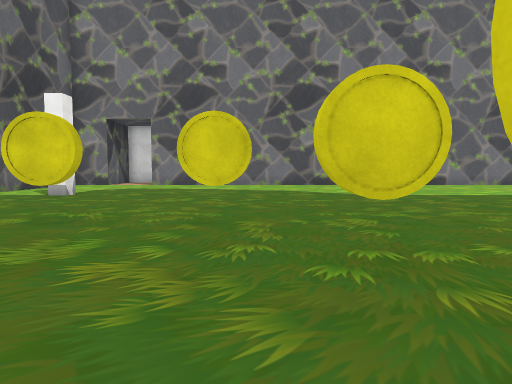
View 1 (above)

16 first-person views from a walk through a 3-D level made in the Unity game engine. The camera is 1.5 m above the floor, tilts 4° down and sees 75° across. The floor is counted in squares, 2 m on a side. Each view is taken from the middle of a square. On the plan, view 1 faces up. The plan holds only what a view shows up to about 11 squares ahead; the rest is blank. The place goes on beyond the plan. Door leaves are left out, so doorways stand open. Some surface patterns are stand-ins.

View 2
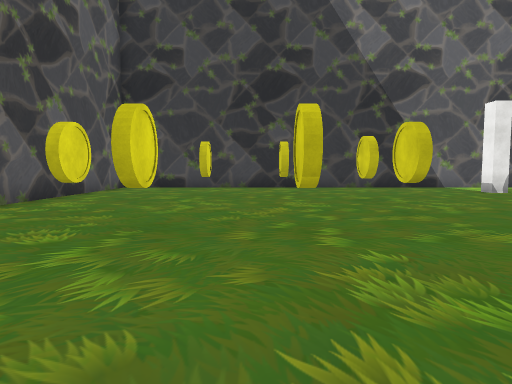

View 3
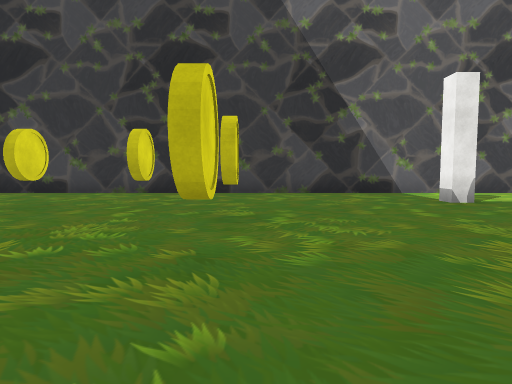

View 4
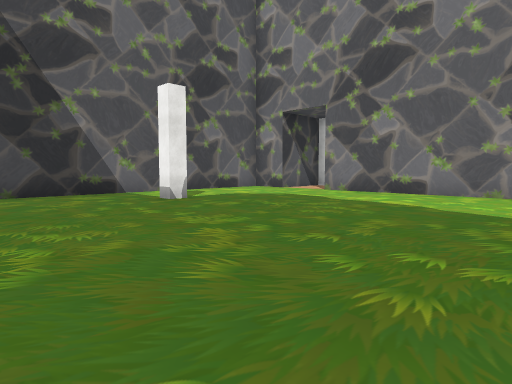

View 5
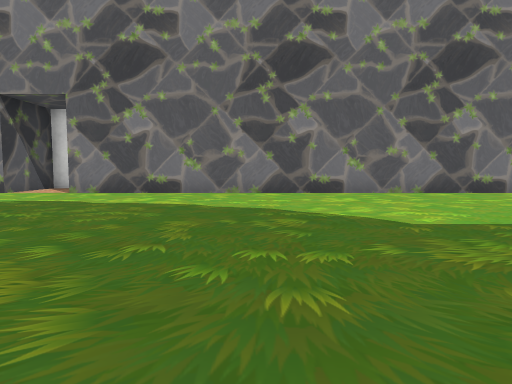

View 6
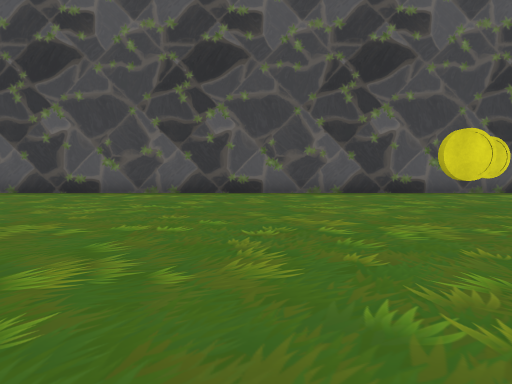

View 7
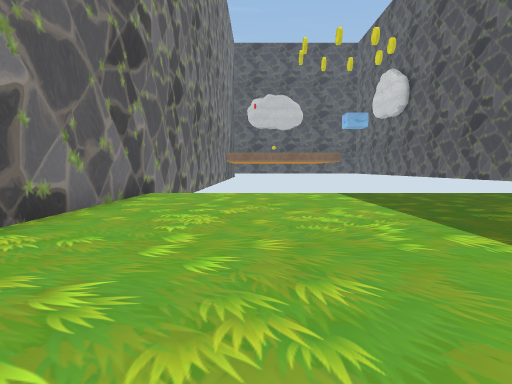

View 8
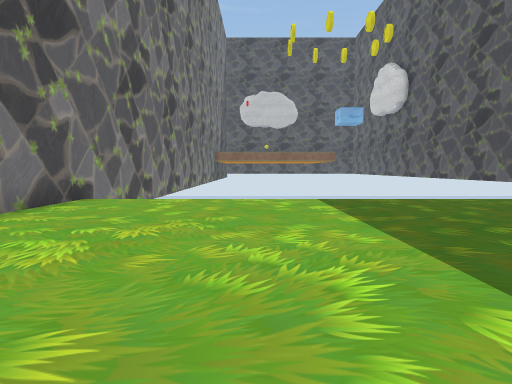

View 9
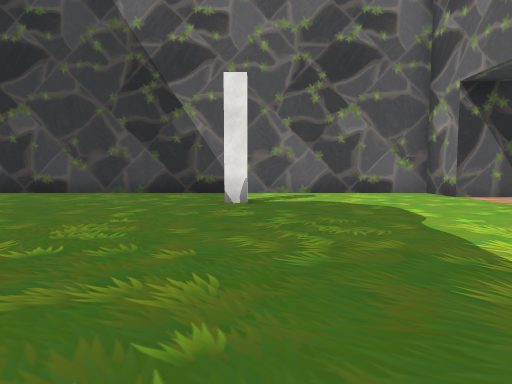

View 10
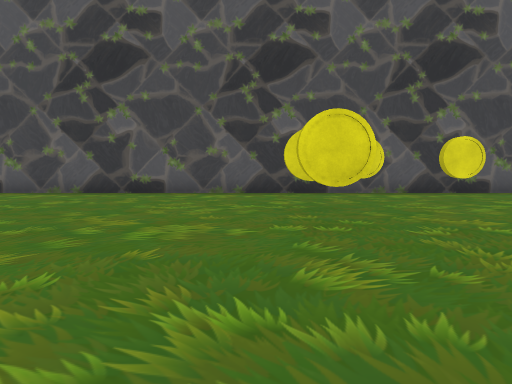

View 11
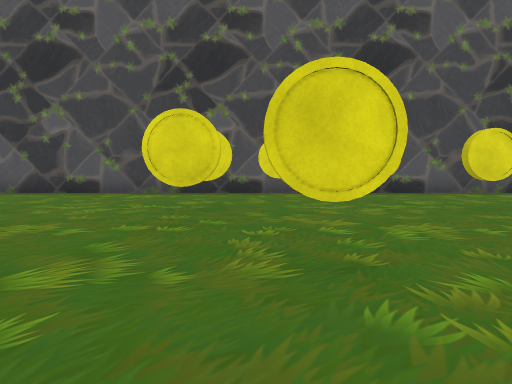

View 12
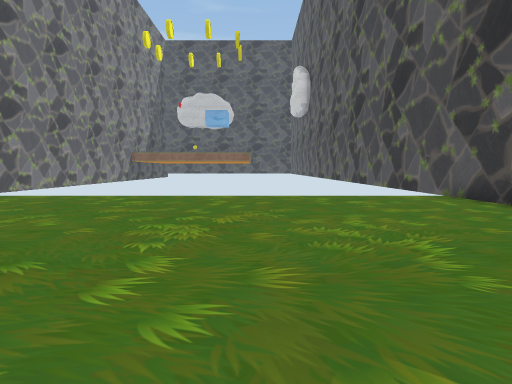

View 13
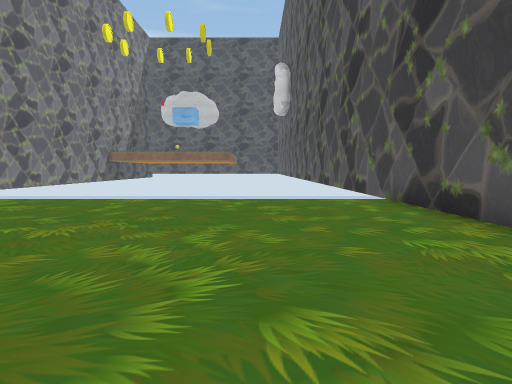

View 14
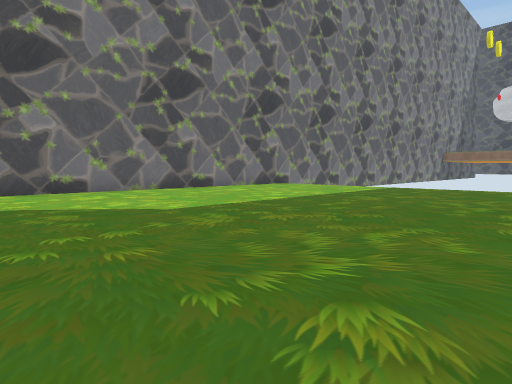

View 15
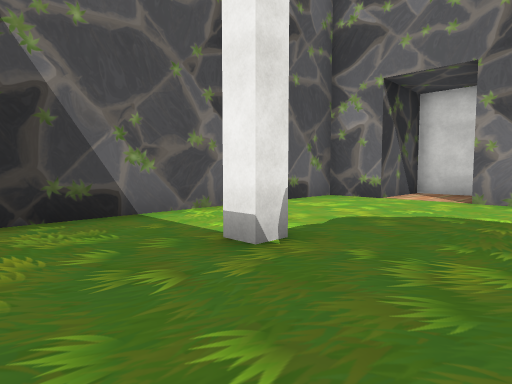

View 16
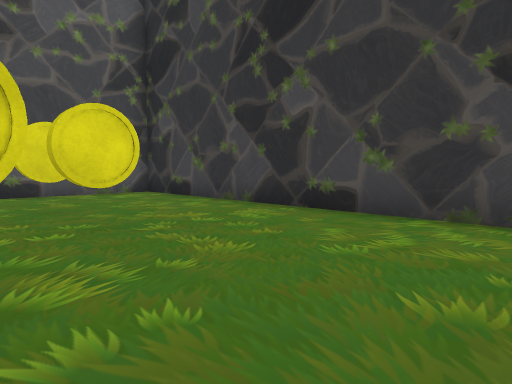

### Floor plan
Points are (right, up) in squares from view 1. A wall is a line through its corners. A room is listed if a view was taken in it or the views show most of it. See-through windows are left out.
Room 1 (views 1, 2, 3, 4, 5, 6, 7, 8, 9, 10, 11, 12, 13, 14, 15, 16)
walls: (1.5, 2.5) (0.5, 2.5); (0.4, 2.7) (1.5, 2.7); (-2.4, 4.5) (-3.5, 4.5); (-3.5, 4.7) (-2.8, 4.7); (-1.1, -1) (0, -1); (-5, 2.9) (-4, 2.9); (-5.3, 9.9) (-5.3, 9.3) (-5.9, 9.3); (-3.5, -1) (-2.5, -1); (13.5, 15.2) (-4.8, 15.2); (-5.2, 17.8) (-6.7, 17.8) (-6.7, 15.2) (-8.2, 15.2) (-8.2, -3.3) (13.5, -3.3)

Where each view was taken, in squares from view 1:
view 1: 0 up, 0 right, facing up
view 2: 2 up, 5 right, facing left
view 3: 5 up, 2 right, facing left
view 4: 5 up, 2 right, facing up-left
view 5: 5 up, 1 right, facing up
view 6: 7 up, 5 right, facing down
view 7: 12 up, 3 right, facing right
view 8: 11 up, 5 right, facing right
view 9: 10 up, 2 right, facing left
view 10: 7 up, 2 right, facing down
view 11: 7 up, 0 right, facing down
view 12: 2 up, 4 right, facing right
view 13: 0 up, 5 right, facing right
view 14: 4 up, 0 right, facing up-right
view 15: 7 up, 3 left, facing up-left
view 16: 7 up, 3 left, facing down-left
